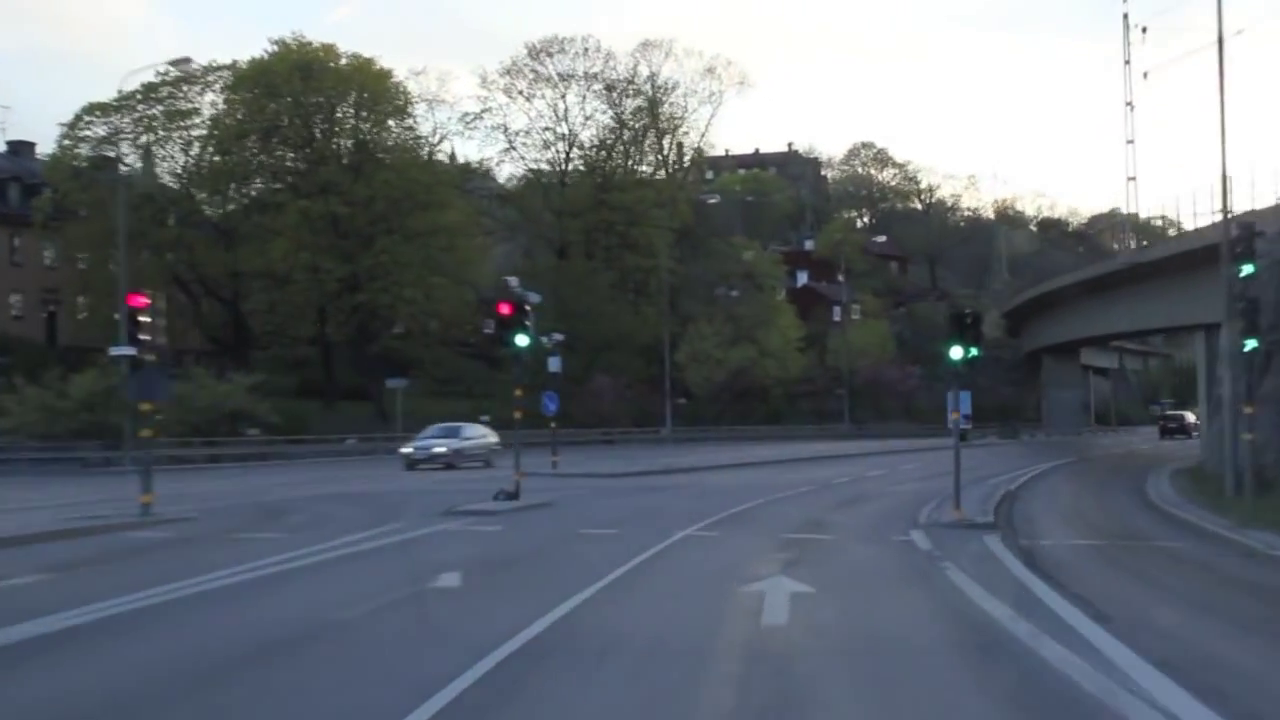
#> input picture frame 24 of driving_trim.mp4, 1280 x 720 px
$ python createMask.py   (Python 2 division)   (older library calls are emulated)
#> lines starting #> are read from the running program, lines starting #| are printed output that depends on the picture
import cv2
import numpy as np
cap = cv2.VideoCapture('driving_trim.mp4')
fourcc = cv2.cv.CV_FOURCC(*'XVID')
out = cv2.VideoWriter('output.avi',fourcc, 20.0, (1280,720))
ret, frame1 = cap.read()
#> frame1 is the input picture: shape (720, 1280, 3); mean B, G, R 114.9, 107.9, 101.4
prvs = cv2.cvtColor(frame1,cv2.COLOR_BGR2GRAY)
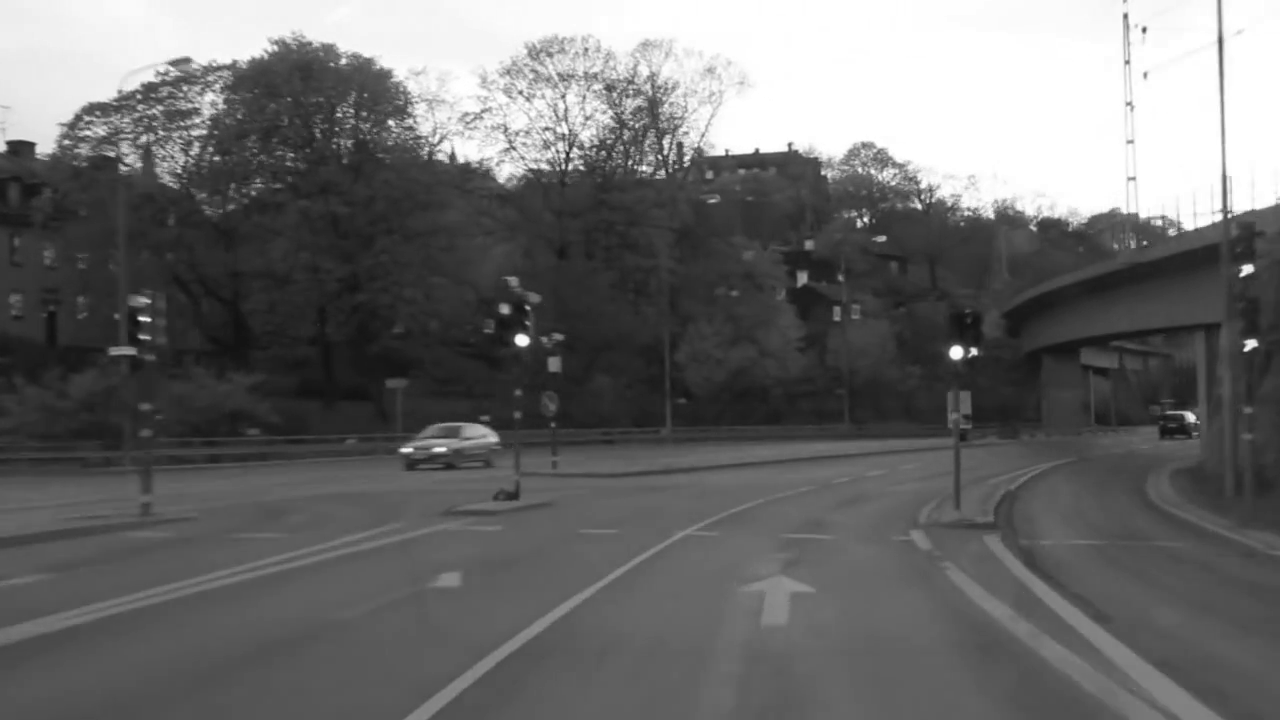
#> prvs: shape (720, 1280); min 16, max 255, mean 106.7
hsv = np.zeros_like(frame1)
hsv[...,1] = 255

while(1):
    ret, frame2 = cap.read()
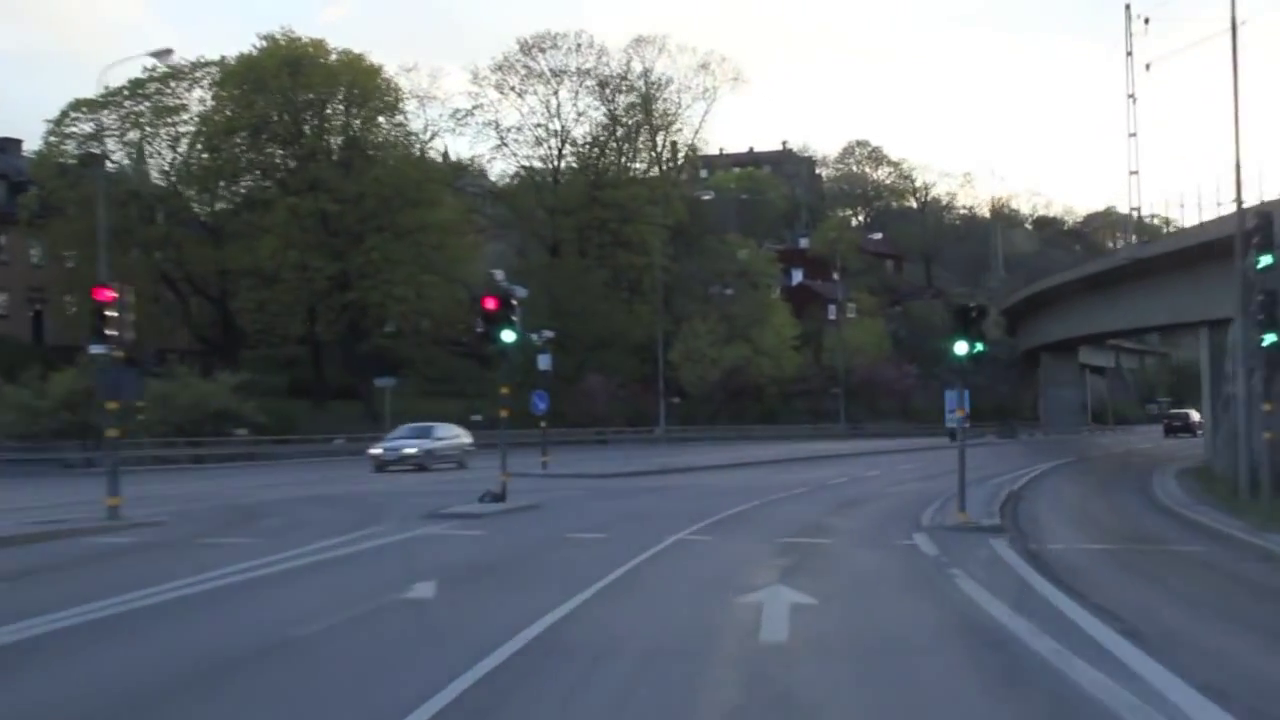
#> input picture frame 25 of driving_trim.mp4, 1280 x 720 px
#> frame2 is the input picture: shape (720, 1280, 3); mean B, G, R 115.1, 108, 101.5
    if not ret:
        break
    print ret
#| True
    next = cv2.cvtColor(frame2,cv2.COLOR_BGR2GRAY)
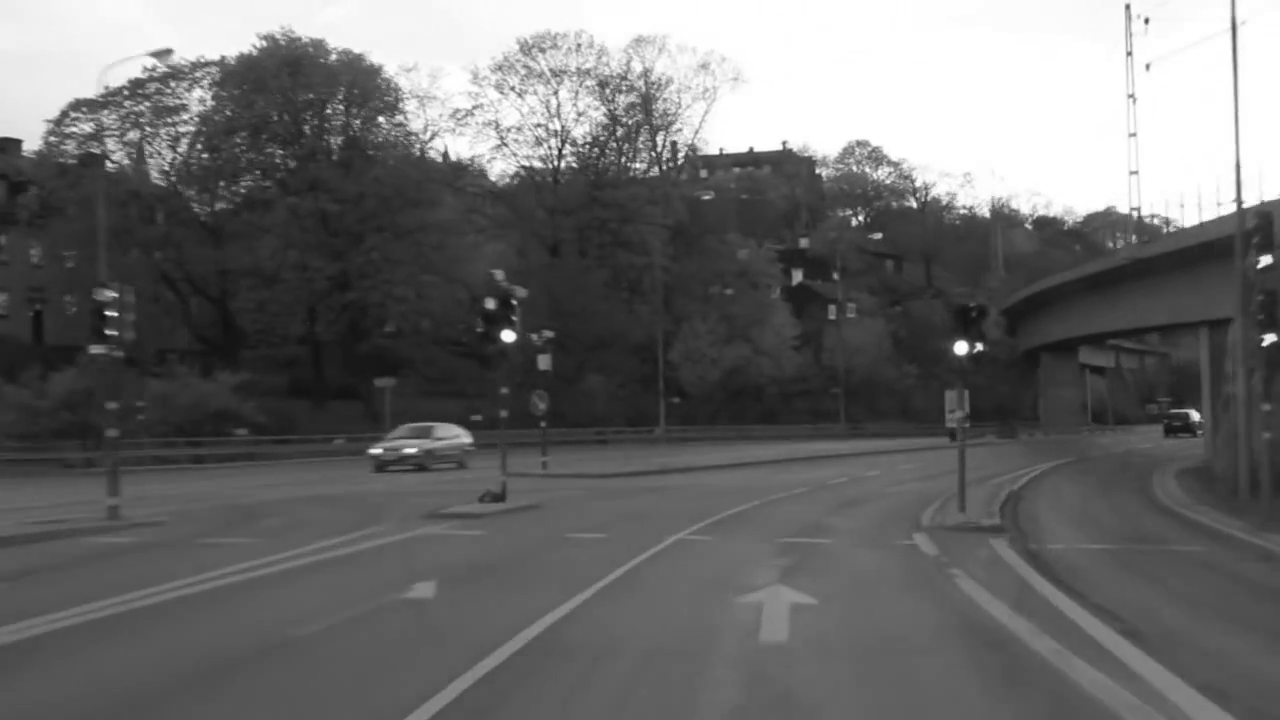
#> next: shape (720, 1280); min 15, max 255, mean 106.8

#> (the run stopped early here; a loop or call above may not have finished)

$ run again, starting later in the video
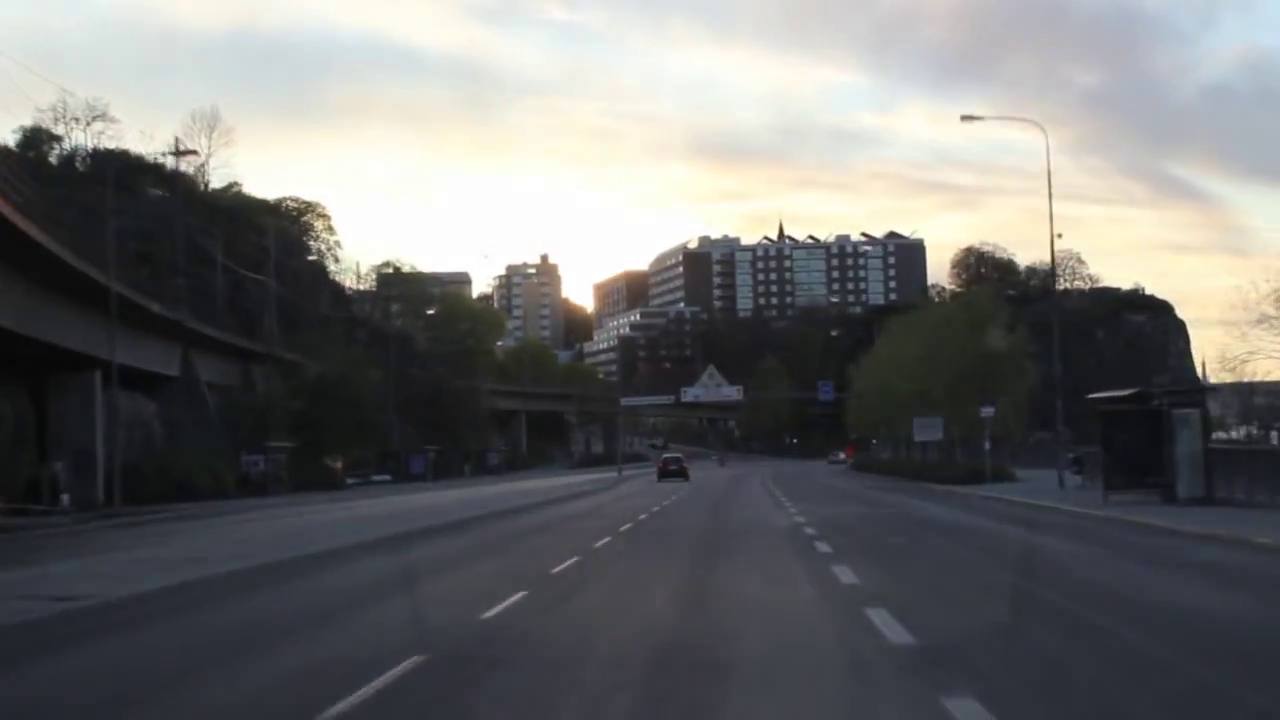
#> input picture frame 108 of driving_trim.mp4, 1280 x 720 px
#> frame1 is the input picture: shape (720, 1280, 3); mean B, G, R 110.4, 110.4, 109.9
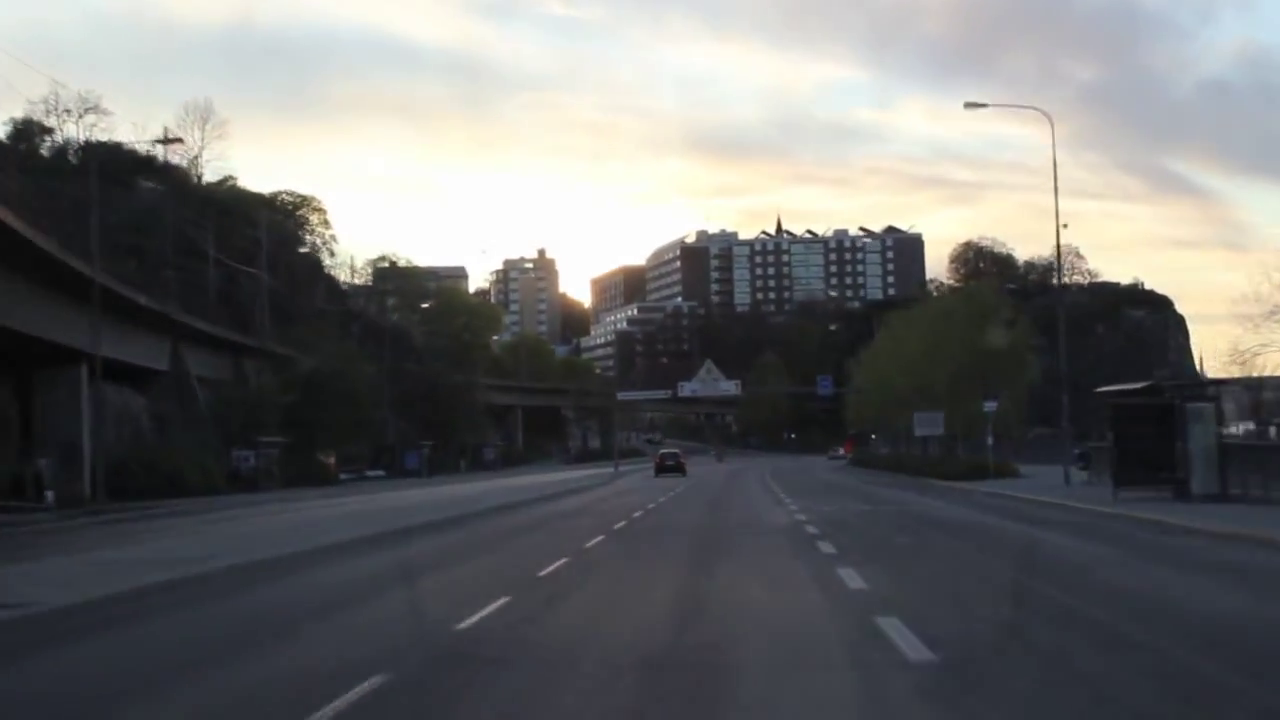
#> input picture frame 109 of driving_trim.mp4, 1280 x 720 px
#> frame2 is the input picture: shape (720, 1280, 3); mean B, G, R 108.4, 108.4, 107.9
#| True
#> `next = cv2.cvtColor(frame2,cv2.COLOR_BGR2GRAY)`:
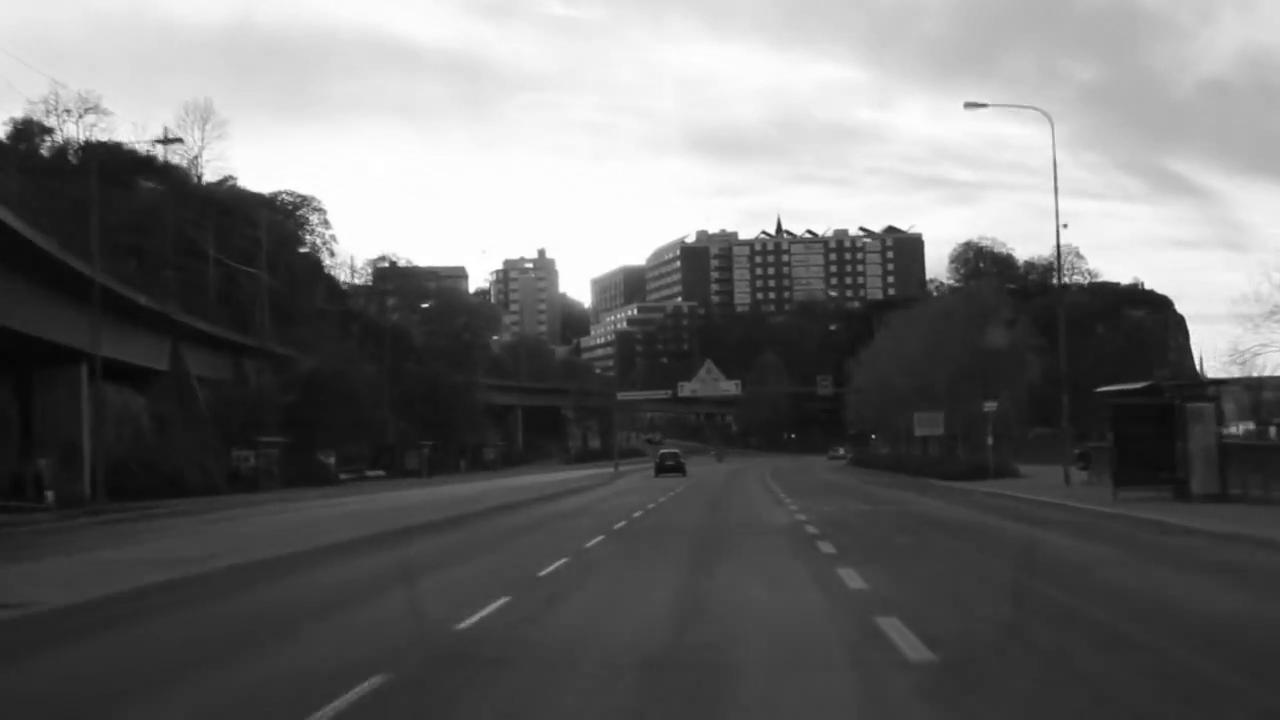
#> next: shape (720, 1280); min 4, max 255, mean 108.2

$ run again, starting later in the video
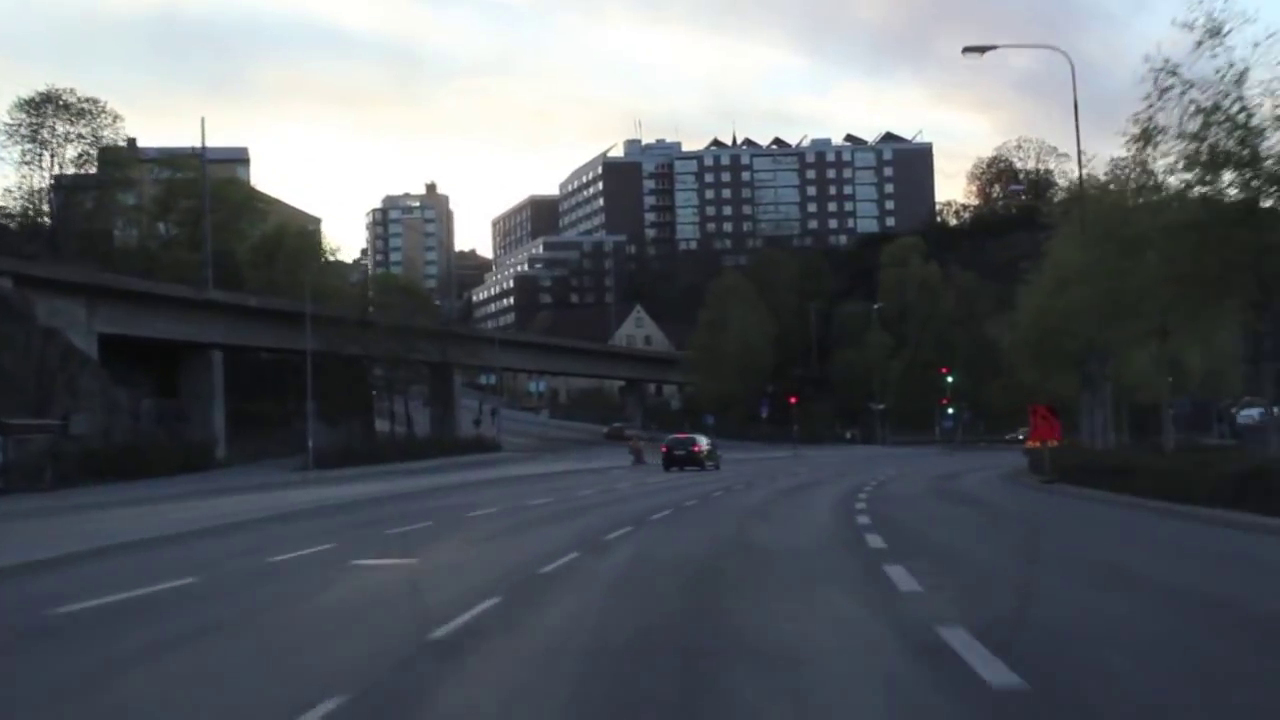
#> input picture frame 192 of driving_trim.mp4, 1280 x 720 px
#> frame1 is the input picture: shape (720, 1280, 3); mean B, G, R 100, 94.4, 89.7
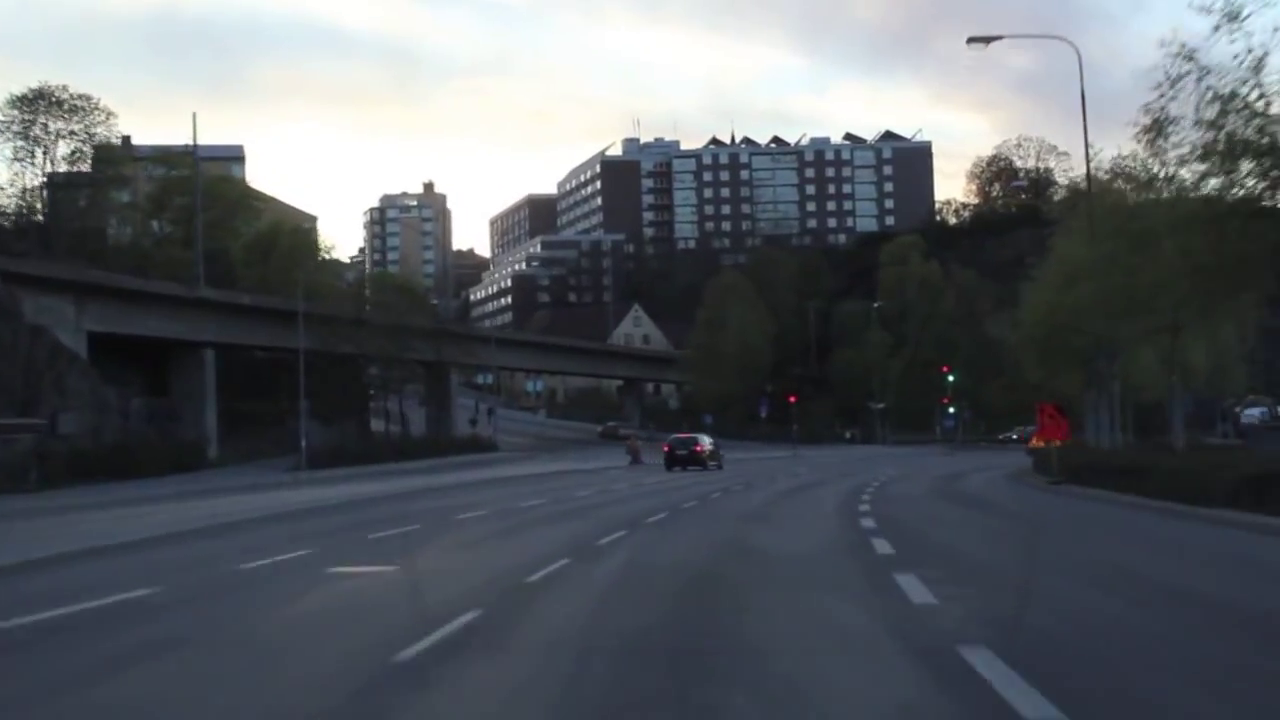
#> input picture frame 193 of driving_trim.mp4, 1280 x 720 px
#> frame2 is the input picture: shape (720, 1280, 3); mean B, G, R 99.6, 94, 89.3
#| True
